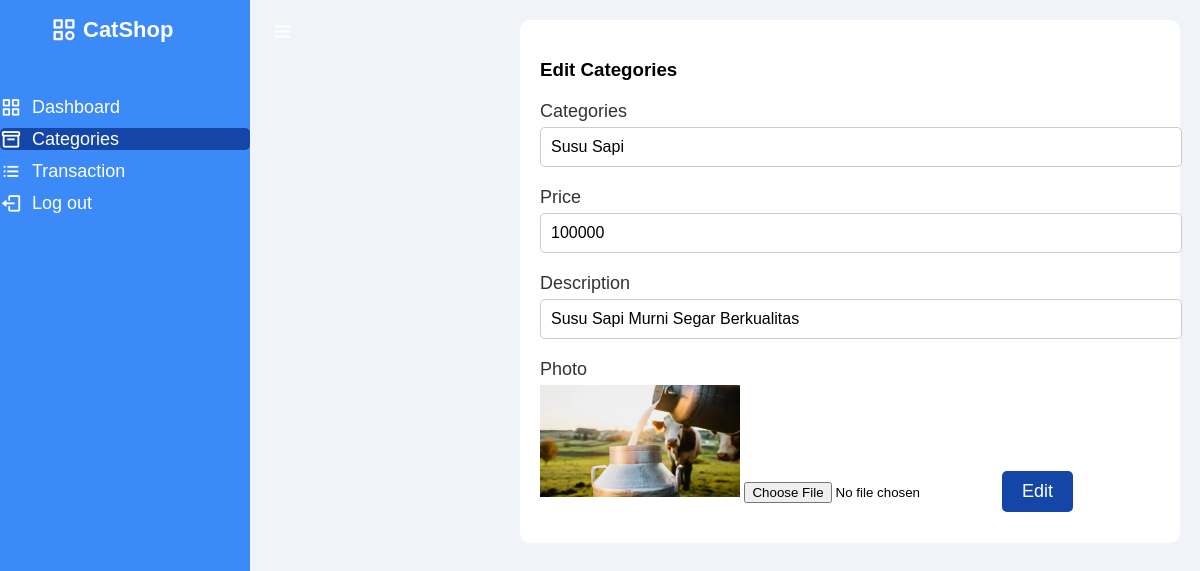
The app's page /categories/categories-edit.php?id=4 (signed in) with its own data.
### tables this page shows
CREATE TABLE `tb_categories` (
  `id` int NOT NULL,
  `photo` varchar(50) NOT NULL,
  `categories` varchar(50) NOT NULL,
  `price` int NOT NULL,
  `description` text NOT NULL
);

### categories/categories-edit.php (the view, shortened to what this page needs)
<?php
include '../koneksi.php';
$id = $_GET['id'];
$sql = "SELECT * FROM tb_categories WHERE id = '$id'";
$result = mysqli_query($koneksi, $sql);
$data = mysqli_fetch_assoc($result);
?>
<!DOCTYPE html>
<html lang="en">
<head>
    <link rel="stylesheet" href="../css/admin.css" />
    <link href="https://unpkg.com/boxicons@2.0.7/css/boxicons.min.css" rel="stylesheet" />
</head>
<body>
    <div class="sidebar">
        <div class="logo-details">
            <i class="bx bx-category"></i>
            <span class="logo_name">CatShop</span>
        </div>
        <ul class="nav-links">
            <li><a href="../admin.php"><i class="bx bx-grid-alt"></i><span class="links_name">Dashboard</span></a></li>
            <li><a href="categories.php" class="active"><i class="bx bx-box"></i><span
                        class="links_name">Categories</span></a></li>
            <li><a href="../transaction/transaction.php"><i class="bx bx-list-ul"></i><span
                        class="links_name">Transaction</span></a></li>
            <li><a href="../logout.php"><i class="bx bx-log-out"></i><span class="links_name">Log out</span></a></li>
        </ul>
    </div>
    <section class="home-section">
        <nav>
            <div class="sidebar-button"><i class="bx bx-menu sidebarBtn"></i></div>
            <div class="profile-details"><span class="admin_name">Catshop Admin</span></div>
        </nav>
        <div class="home-content">
            <h3>Edit Categories</h3>
            <div class="form-login">
                <form action="categories-proses.php" method="post" enctype="multipart/form-data">
                    <label for="categories">Categories</label>
                    <input class="input" type="text" name="categories" id="categories" placeholder="Categories"
                        value="<?= $data['categories'] ?>" />
                    <label for="price">Price</label>
                    <input class="input" type="text" name="price" id="price" placeholder="Price"
                        value="<?= $data['price']?>" />
                    <label for="description">Description</label>
                    <input class="input" type="text" name="description" id="description" placeholder="Description"
                        value="<?= $data['description']?>" />
                    <label for="photo">Photo</label>
                    <img src="../img_categories/<?= $data['photo'] ?>" alt="" width="200px">
                    <input type="file" name="photo" id="photo" style="margin-bottom: 20px" />
                    <button type="submit" class="btn btn-simpan" name="edit">Edit</button>
                </form>
            </div>
        </div>
    </section>
</body>
</html>

### css/admin.css (style rules this page uses)
body { font-family: Arial, sans-serif; margin: 0; padding: 0; background-color: #f0f4f8; }
.sidebar { position: fixed; top: 0; left: 0; width: 250px; height: 100%; background-color: #3b8af7; transition: all 0.3s ease; z-index: 999; overflow-y: auto; }
.logo-details { display: flex; height: 60px; align-items: center; padding: 0 50px; color: #fff; font-weight: 700; font-size: 20px; }
.logo-details i { font-size: 28px; margin-right: 5px; }
.logo-details .logo_name { font-size: 22px; }
.nav-links { padding: 20px 0; list-style: none; }
.nav-links li { margin-bottom: 10px; }
.nav-links a { display: flex; align-items: center; text-decoration: none; color: #fff; transition: all 0.3s ease; }
.nav-links a.active, .nav-links a:hover { background-color: #1346a6; border-radius: 5px; }
.nav-links a i { font-size: 22px; margin-right: 10px; }
.nav-links .links_name { font-size: 18px; }
.home-section { position: relative; margin-left: 250px; padding: 20px 20px 20px 270px; }
.sidebar-button { position: absolute; top: 20px; left: 20px; font-size: 24px; cursor: pointer; color: #fff; z-index: 999; }
.profile-details { position: absolute; top: 20px; right: 20px; font-size: 18px; color: #fff; }
.home-content { background-color: #fff; padding: 20px; border-radius: 10px; }
.form-login { margin-top: 20px; }
.form-login label { display: block; margin-bottom: 5px; font-size: 18px; color: #333; }
.form-login .input { width: 100%; padding: 10px; margin-bottom: 20px; border: 1px solid #ccc; border-radius: 5px; font-size: 16px; }
.form-login .btn { background-color: #1346a6; color: #fff; padding: 10px 20px; border: none; border-radius: 5px; cursor: pointer; font-size: 18px; transition: background-color 0.3s ease; }

### records on screen
tb_categories: categories "Susu Sapi", price "100000", description "Susu Sapi Murni Segar Berkualitas", photo (picture)
